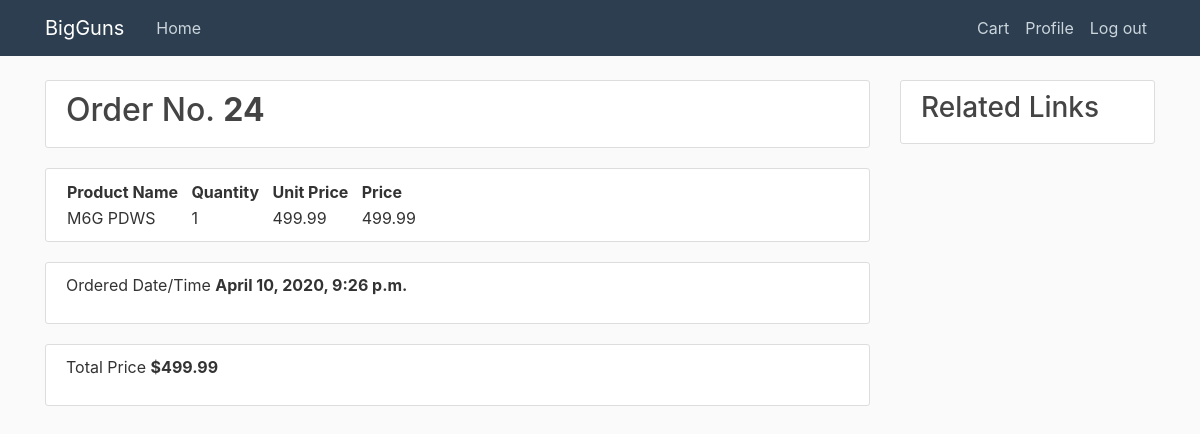
/order/24/ (signed in), run on the app's committed database.
### cart/models.py (models this page shows, shortened)
class Order(models.Model):
    orderitems  = models.ManyToManyField(Cart)
    user = models.ForeignKey(User, on_delete=models.CASCADE)
    ordered = models.BooleanField(default=False)
    created = models.DateTimeField(auto_now_add=True)
    ordered_date = models.DateTimeField(null=True)
    address = models.TextField(null=True)
    city = models.CharField(max_length=50, null=True)
    postal_code = models.IntegerField(null=True)
    def get_totals_purchased(self):
        total = 0
        for order_item in self.orderitems.filter(purchased=True).all():
            total += order_item.get_total()
        return total

class Cart(models.Model):
    user = models.ForeignKey(User, on_delete=models.CASCADE)
    item = models.ForeignKey(Product, on_delete=models.CASCADE)
    quantity = models.IntegerField(default=1)
    created = models.DateTimeField(auto_now_add=True)
    purchased = models.BooleanField(default=False)
    def get_total(self):
        total = self.item.price * self.quantity
        floattotal = float("{0:.2f}".format(total))
        return floattotal

### products/models.py (models this page shows, shortened)
class Product(models.Model):
    title = models.CharField(max_length=100)
    type = models.CharField(max_length=50)
    description = models.TextField()
    date_posted = models.DateTimeField(default= timezone.now)
    price = models.FloatField()
    stock = models.IntegerField()
    image = models.ImageField(default ='default.jpg', upload_to='product_pics')
    manufacturer = models.CharField(max_length=100)

### cart/views.py (the view)
# urls.py: path('order/<int:pk>/', OrderDetailView.as_view(), name='order-details'),
class OrderDetailView(LoginRequiredMixin, DetailView):
    template_name = 'cart/view-order.html'
    model = Order

### cart/templates/cart/view-order.html
{% extends 'products/base-template.html' %}
{% block content %}
<article class="media content-section">
    <h2>Order No. <strong>{{object.id}}</strong></h2>
</article>
<article class="media content-section">
    <table>
        <thead>
            <th>Product Name &nbsp;&nbsp;</th><th>Quantity &nbsp;&nbsp;</th><th>Unit Price &nbsp;&nbsp;</th><th>Price &nbsp;&nbsp;</th>
        </thead>
        {% for order in object.orderitems.all %}
            <tr>
                <td>{{order.item.title}} &nbsp;&nbsp; </td><td>{{order.quantity}} &nbsp;&nbsp;</td><td>{{order.item.price}} &nbsp;&nbsp;</td><td>{{order.get_total}} &nbsp;&nbsp;</td>
            </tr>
        {% endfor %}
    </table>
</article>
<article class="media content-section">
    <p>Ordered Date/Time <strong>{{object.ordered_date}}</strong></p>
</article>
<article class="media content-section">
    <p>Total Price <strong>${{ order.get_totals_purchased| floatformat:2 }}</strong></p>
</article>
{% endblock %}

### products/static/products/main.css (style rules this page uses)
body { background: #fafafa; color: #333333; margin-top: 5rem; }
h1, h2, h3, h4, h5, h6 { color: #444444; }
.content-section { background: #ffffff; padding: 10px 20px; border: 1px solid #dddddd; border-radius: 3px; margin-bottom: 20px; }

### data on the page
Order: id "24", ordered_date "April 10, 2020, 9:26 p.m.", get_totals_purchased "499.99"
Cart: item "M6G PDWS", quantity "1", item.price "499.99", get_total "499.99"
